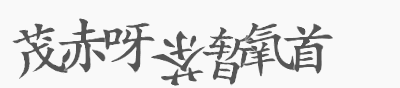
#> input picture CaptchaData/1.gif, 400 x 88 px, found by its file name; its folder holds only this picture in this run
$ python Until.py
#> lines starting #> are read from the running program, lines starting #| are printed output that depends on the picture; after the words box and inside, x2 and y2 are one past the last pixel; in counts of white or black regions, pixels touching at a corner belong together
import os
import  random
import cv2
import matplotlib.pyplot as plt
import numpy as np
from PIL import Image, ImageDraw
from sklearn.cluster import KMeans
from queue import  Queue
import pickle
#%%
class ImageProcessing(object):

    @staticmethod
    def reverse(img):
        return  255 - img

    @staticmethod
    def closing(img,kernel_size = 3):
        """
        开运算
        :param img:
        :param kernel_size:
        :return:
        """
        img = img.copy()
        img = ImageProcessing.reverse(img)
        kernel = cv2.getStructuringElement(cv2.MORPH_RECT, (kernel_size, kernel_size))
        img = cv2.dilate(img,kernel)
        img = cv2.erode(img,kernel)
        # img = cv2.morphologyEx(img, cv2.MORPH_CLOSE, kernel)  # 闭运算
        img = ImageProcessing.reverse(img)
        return  img

    # [28 lines left out: functions opening, erode, dilate, not called in this run]

    @staticmethod
    def delete_spot(img, max_len = 10):
        """
        将与边框粘连的长宽小于max_len的块去掉,本问题中只需要考虑左右边框即可
        :param img:需要处理的图像
        :param max_len:
        :return:
        """
        img = img.copy()
        flag = np.zeros(img.shape)
        y = 0 #先处理左边框
        for x in range(img.shape[0]):
            if img[x][y] == 0 and flag[x][y] == 0:
                img, flag = ImageProcessing.__bfs(img, flag,(x,y),max_len)

        y = img.shape[1] - 1  #先处理左边框
        for x in range(img.shape[0]):
            if img[x][y] == 0 and flag[x][y] == 0:
                img, flag = ImageProcessing.__bfs(img, flag,(x,y),max_len)
        return  img

    moves = [(1,0),(-1,0), (0, 1), (0, -1), (1,1), (1, -1),(-1, 1), (-1, -1)]
    @staticmethod
    def __bfs(raw_img, flag,s_point,max_len ):
        # print(s_point)
        img = raw_img.copy()
        Up, Down, Left , Right = 0, img.shape[0] -1 ,0, img.shape[1] -1
        up, down, left, right = s_point[0], s_point[0],s_point[1], s_point[1]
        Q = Queue()
        Q.put(s_point)
        flag[s_point[0],s_point[1]] =1
        while not Q.empty():
            x,y = Q.get()
            for _x,_y in ImageProcessing.moves:
                new_x = x + _x
                new_y = y + _y
                if new_x < Up or new_x >Down or \
                        new_y < Left or new_y > Right or \
                        img[new_x,new_y] != 0:
                    continue
                flag[new_x,new_y] =1
                img[new_x, new_y] = 255
                Q.put((new_x, new_y))
                up = min(up, new_x)
                down = max(down, new_x)
                left = min(left, new_y)
                right = max(right, new_y)
        if down - up + 1 >= max_len or right - left + 1 >= max_len:
            return  raw_img,flag
        else :
            return  img,flag

    # [37 lines left out: function crop_margin, not called in this run]

    @staticmethod
    def get_img(img_path):
        """

        :param img_path:
        :return:img.shape = (height,width)
        """
#> called with img_path = '.\\CaptchaData/1.gif'
        PIL_img = Image.open(img_path)
#> PIL_img is the input picture: PIL image 400x88 P; min 85, max 249, mean 225.7
        img =np.asarray(PIL_img.convert("L"))#转化为灰度图像
        # img.setflags(write=1)
        # plt.imshow(img,cmap="gray")
        # plt.show()
        th,img= cv2.threshold(img,0,255,cv2.THRESH_BINARY+cv2.THRESH_OTSU)
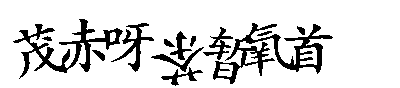
#> img: shape (88, 400); 85.5% white; 13 black regions, largest, box (x1, y1, x2, y2) and area: (213, 23, 333, 84) 1834, (13, 19, 123, 79) 1552, (111, 23, 154, 72) 496
#> th = 173
        return img, PIL_img.convert('RGB')

    @staticmethod
    def plot_line(img, line,axis):
        img = img.copy()
        if axis ==0:
            img[:,line-2:line] = 150
        else:
            img[line-2:line,:] = 100
        return  img

    # [45 lines left out: functions get_outline, __white_plot_num, test, not called in this run]

class Captha2Words(object):

    def __init__(self, k,weight, height):
        self.weight = weight
        self.height = height
        self.k = k

    def run(self, img_path):
        """

        :param img_path:
        :return: narray shape = (k,height, weight)
        """
        img, PIL_img = ImageProcessing.get_img(img_path)
        centers = self.Kmeans(img)
#> in get_black_point, `len = np.sum(img == 0)`: len = 5106
#> in Kmeans, `X = self.get_black_point(img)`: X = 5106 pairs, first value 19 to 85, second value 13 to 332
#> in Kmeans, `y_pred = km.fit_predict(X)`: y_pred = 5106 values, max 6 at index 211, min 0 at index 520, mean 2.94
#> centers = [[48, 37], [47, 81], [42, 128], [58, 179], [55, 226], [45, 262], [49, 306]]
        self.plot_centers(PIL_img,centers)
#> the loop in plot_centers, `for y, x in centers:` made 7 passes
        words = self.test(img, centers)
        return  words

    def test(self, raw_img, centers):
        # plt.imshow(img,cmap='gray')
        # plt.show()
        img = raw_img.copy()
        count = np.sum(img == 0,axis= 0)
#> count = 400 values, max 46 at index 137, min 0 at index 0, mean 12.77
        left_boundary,right_boundary = 0,0
        for i in range(img.shape[1]):
            if count[i] != 0 :
                left_boundary = i
                break
        for i in range(img.shape[1]-1,-1,-1):
            if count[i] != 0 :
                right_boundary = i
                break
        # print(left, right)
        min_quarter = (right_boundary - left_boundary)//self.k//4
#> min_quarter = 11
        min_weight = (right_boundary - left_boundary)//self.k *7 //8
#> min_weight = 39

        left = left_boundary + min_weight
#> left = 52
        split_lines = [left_boundary]#字符之间的分割线位置
#> split_lines = [13]
        for i in range(self.k - 1):
            right = centers[i+1][1] - min_quarter
            if left > right :
                minx = 0
            else :
                minx = np.argmin(count[left:right])
            line = left + minx
            img = ImageProcessing.plot_line(img,line,axis = 0)
            left = line + min_weight
            split_lines.append(line)
#> this loop made 6 passes
#> (right, minx, line, left) on passes 1 to 6: (70, 4, 56, 95), (117, 15, 110, 149), (168, 5, 154, 193), (215, 10, 203, 242), (251, 6, 248, 287), (295, 1, 288, 327)
#> pass 3, in test, `img = ImageProcessing.plot_line(img,line,axis = 0)`:
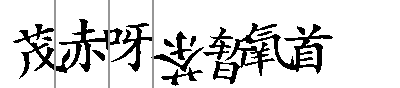
#> img: shape (88, 400); min 0, max 255, mean 216.8
#> after the loop, split_lines = [13, 56, 110, 154, 203, 248, 288]
        split_lines.append(right_boundary)
        img = ImageProcessing.plot_line(img,left_boundary,axis = 0)
        img = ImageProcessing.plot_line(img,right_boundary,axis = 0)
#> in plot_line (call 8), `img[:,line-2:line] = 150`:
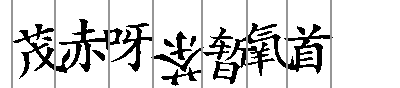
#> img: shape (88, 400); min 0, max 255, mean 214.6
        # plt.imshow(img,cmap='gray')
        # plt.show()
        words = self.get_words(raw_img,split_lines)
        return  words

    def get_words(self,img, split_lines):
        words = np.zeros((self.k,self.height, self.weight))
        for i in range(self.k):
            words[i,:,:] = self.get_word(img[:,split_lines[i]:split_lines[i+1]])
#> this loop made 7 passes
#> th in get_word on passes 1 to 7: 135, 131, 134, 135, 135, 133, 133
#> pass 1, in get_word, `word1 = img[up:down,:]`:
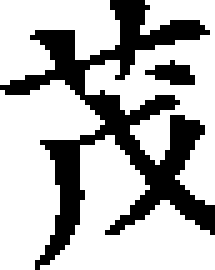
#> word1: shape (54, 43) (shown 5 times larger); 70.9% white; 2 black regions, box (x1, y1, x2, y2) and area: (0, 0, 43, 54) 645, (29, 12, 39, 17) 30
#> pass 1, in get_word, `word2 = cv2.resize(word2, (self.height, self.weight))`:
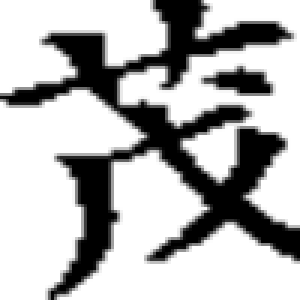
#> word2: shape (100, 100) (shown 3 times larger); min 0, max 255, mean 180.9
#> pass 1, in get_word, `th,word3= cv2.threshold(word2,0,255,cv2.THRESH_BINARY+cv2.THRESH_OTSU)`:
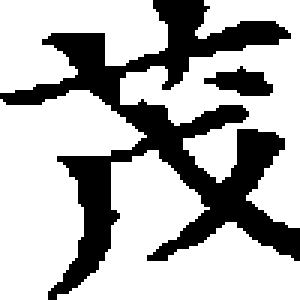
#> word3: shape (100, 100) (shown 3 times larger); 70.3% white; 2 black regions, box (x1, y1, x2, y2) and area: (0, 0, 100, 100) 2834, (68, 22, 91, 32) 136
        return  words

    def get_word(self,img):
        # plt.imshow(img,cmap="gray")
        # plt.show()
        count = np.sum(img==0, axis= 1)
        # print(count)
        up ,down = 0,0
        for i in range(img.shape[0]):
            if count[i] != 0:
                up = i
                break
        for i in range(img.shape[0]-1,-1,-1):
            if count[i] != 0:
                down = i
                break
        word1 = img[up:down,:]
        word2 = ImageProcessing.delete_spot(word1)
        word2 = cv2.resize(word2, (self.height, self.weight))
        th,word3= cv2.threshold(word2,0,255,cv2.THRESH_BINARY+cv2.THRESH_OTSU)
        word4 = ImageProcessing.closing(word3)
        # fig,ax = plt.subplots(1,4)
        # ax[0].imshow(word1, cmap="gray")
        # ax[1].imshow(word2, cmap="gray")
        # ax[2].imshow(word3, cmap="gray")
        # ax[3].imshow(word4, cmap="gray")
        # plt.xticks([])
        # plt.yticks([])
        # plt.show()
        return  word4


    def Kmeans(self,img):
        X = self.get_black_point(img)
        # plt.figure(figsize=(10,2))
        km = KMeans(n_clusters=self.k)
        y_pred = km.fit_predict(X)
        centers = km.cluster_centers_
        centers = np.asarray(centers,dtype = np.int16)
        centers = centers[np.argsort(centers[:,1])]
        # [6 lines of commented-out code are left out]
        return  centers

    def plot_centers(self, PIL_img, centers):
        im = PIL_img.copy()
        bgdr = ImageDraw.Draw(im)
        for y, x in centers:
            bgdr.ellipse((x-3, y-3, x+3, y+3), fill ="red", outline ='red')
        # im.show()
        # print(im)


    def get_black_point(self, img):
        len = np.sum(img == 0)
        X = np.zeros((len,2))
        cnt = 0
        for i in range(img.shape[0]):
            for j in range(img.shape[1]):
                if img[i][j] == 0:
                    X[cnt,0],X[cnt,1] = i,j
                    cnt =cnt +1
        return X

class XiHua(object):
    # [67 lines left out: functions VThin, HThin, Xihua, Two, not called in this run]

    array = [0,0,1,1,0,0,1,1,1,1,0,1,1,1,0,1, \
             1,1,0,0,1,1,1,1,0,0,0,0,0,0,0,1, \
             0,0,1,1,0,0,1,1,1,1,0,1,1,1,0,1, \
             1,1,0,0,1,1,1,1,0,0,0,0,0,0,0,1, \
             1,1,0,0,1,1,0,0,0,0,0,0,0,0,0,0, \
             0,0,0,0,0,0,0,0,0,0,0,0,0,0,0,0, \
             1,1,0,0,1,1,0,0,1,1,0,1,1,1,0,1, \
             0,0,0,0,0,0,0,0,0,0,0,0,0,0,0,0, \
             0,0,1,1,0,0,1,1,1,1,0,1,1,1,0,1, \
             1,1,0,0,1,1,1,1,0,0,0,0,0,0,0,1, \
             0,0,1,1,0,0,1,1,1,1,0,1,1,1,0,1, \
             1,1,0,0,1,1,1,1,0,0,0,0,0,0,0,0, \
             1,1,0,0,1,1,0,0,0,0,0,0,0,0,0,0, \
             1,1,0,0,1,1,1,1,0,0,0,0,0,0,0,0, \
             1,1,0,0,1,1,0,0,1,1,0,1,1,1,0,0, \
             1,1,0,0,1,1,1,0,1,1,0,0,1,0,0,0]

class Word2Feature(object):
    def __init__(self,rownum=4, colnum =9):
        self.rownum = 4
        self.colnum =9

    # [142 lines left out: functions run, get_features, __dfs, __split, dissolve, not called in this run]

#图片x轴的投影，如果有数据（黑色像素点0）值为1否则为0
class RotatingCalipers(object):
    # [51 lines left out: functions get_projection_x, get_img_width, rotating_calipers, not called in this run]
        # plt.show()

class KNNRecognition(object):
    # [77 lines left out: functions __init__, run, not called in this run]

class KNN(object):

    def __init__(self,k):
        self.k =k

    # [10 lines left out: function run, not called in this run]

if __name__ == '__main__':
    img_dir = r'.\CaptchaData'
    k = 7#字符个数
    weight =100
    height = 100
    get_words = Captha2Words(k,weight, height)
    for img_name in (os.listdir(img_dir))[:5]:
        img_path = os.path.join(img_dir, img_name)
        words = get_words.run(img_path)
        print("words:",words.shape)
#| words: (7, 100, 100)

#%%

$ run again, on CaptchaData/13.gif
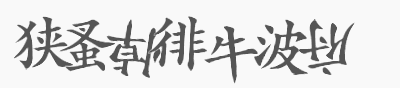
#> input picture CaptchaData/13.gif, 400 x 88 px, found by its file name
#> in get_img, PIL_img is the input picture: PIL image 400x88 P; min 85, max 249, mean 221.7
#> in get_img, `th,img= cv2.threshold(img,0,255,cv2.THRESH_BINARY+cv2.THRESH_OTSU)`:
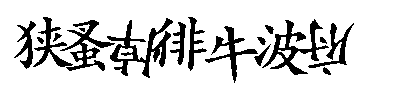
#> img: shape (88, 400); 83.1% white; 17 black regions (1 under 20 px), largest, box (x1, y1, x2, y2) and area: (107, 18, 173, 78) 1202, (262, 19, 329, 75) 1014, (60, 20, 115, 71) 804
#> in get_img, `th,img= cv2.threshold(img,0,255,cv2.THRESH_BINARY+cv2.THRESH_OTSU)`: th = 168
#> len = 5951
#> in Kmeans, `X = self.get_black_point(img)`: X = 5951 pairs, first value 17 to 82, second value 14 to 353
#> y_pred = 5951 values, max 6 at index 44, min 0 at index 72, mean 3.03
#> centers = [[43, 39], [46, 84], [51, 132], [41, 178], [50, 230], [48, 282], [46, 326]]
#> the loop in plot_centers, `for y, x in centers:` made 7 passes
#> count = 400 values, max 53 at index 191, min 0 at index 0, mean 14.88
#> the loop in test, `for i in range(self.k - 1):` made 6 passes
#> (right, minx, line, left) on passes 1 to 6: (72, 10, 66, 108), (120, 0, 108, 150), (166, 7, 157, 199), (218, 8, 207, 249), (270, 0, 249, 291), (314, 17, 308, 350)
#> after the loop in test, `for i in range(self.k - 1):`: split_lines = [14, 66, 108, 157, 207, 249, 308]
#> the loop in get_words, `for i in range(self.k):` made 7 passes
#> th in get_word on passes 1 to 7: 132, 131, 133, 132, 133, 133, 133
#> pass 1, in get_word, `th,word3= cv2.threshold(word2,0,255,cv2.THRESH_BINARY+cv2.THRESH_OTSU)`:
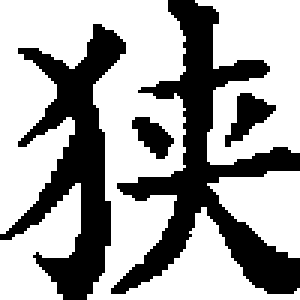
#> word3: shape (100, 100) (shown 3 times larger); 64.5% white; 4 black regions, box (x1, y1, x2, y2) and area: (37, 0, 100, 98) 1873, (0, 8, 42, 100) 1432, (75, 31, 92, 49) 140, (44, 39, 58, 53) 110
#| words: (7, 100, 100)

$ run again, on CaptchaData/14.gif
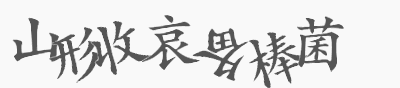
#> input picture CaptchaData/14.gif, 400 x 88 px, found by its file name
#> in get_img, PIL_img is the input picture: PIL image 400x88 P; min 85, max 249, mean 223.9
#> in get_img, `th,img= cv2.threshold(img,0,255,cv2.THRESH_BINARY+cv2.THRESH_OTSU)`:
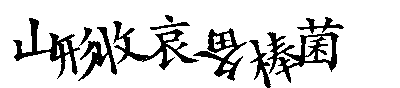
#> img: shape (88, 400); 84.4% white; 10 black regions, largest, box (x1, y1, x2, y2) and area: (267, 32, 339, 83) 1213, (113, 21, 199, 70) 994, (13, 18, 80, 79) 988
#> in get_img, `th,img= cv2.threshold(img,0,255,cv2.THRESH_BINARY+cv2.THRESH_OTSU)`: th = 168
#> len = 5479
#> in Kmeans, `X = self.get_black_point(img)`: X = 5479 pairs, first value 15 to 87, second value 13 to 343
#> y_pred = 5479 values, max 6 at index 380, min 0 at index 107, mean 2.88
#> centers = [[41, 29], [52, 68], [46, 111], [44, 168], [52, 221], [58, 273], [42, 319]]
#> the loop in plot_centers, `for y, x in centers:` made 7 passes
#> count = 400 values, max 42 at index 332, min 0 at index 0, mean 13.7
#> the loop in test, `for i in range(self.k - 1):` made 6 passes
#> (right, minx, line, left) on passes 1 to 6: (57, 2, 56, 97), (100, 0, 97, 138), (157, 10, 148, 189), (210, 3, 192, 233), (262, 14, 247, 288), (308, 7, 295, 336)
#> after the loop in test, `for i in range(self.k - 1):`: split_lines = [13, 56, 97, 148, 192, 247, 295]
#> the loop in get_words, `for i in range(self.k):` made 7 passes
#> th in get_word on passes 1 to 7: 132, 132, 134, 133, 132, 134, 132
#> pass 1, in get_word, `th,word3= cv2.threshold(word2,0,255,cv2.THRESH_BINARY+cv2.THRESH_OTSU)`:
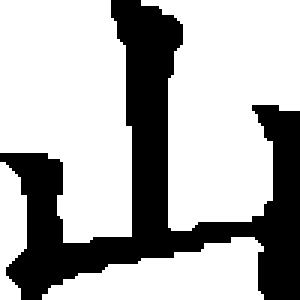
#> word3: shape (100, 100) (shown 3 times larger); 69% white; 1 black region, box (x1, y1, x2, y2) and area: (0, 0, 100, 100) 3102
#| words: (7, 100, 100)
